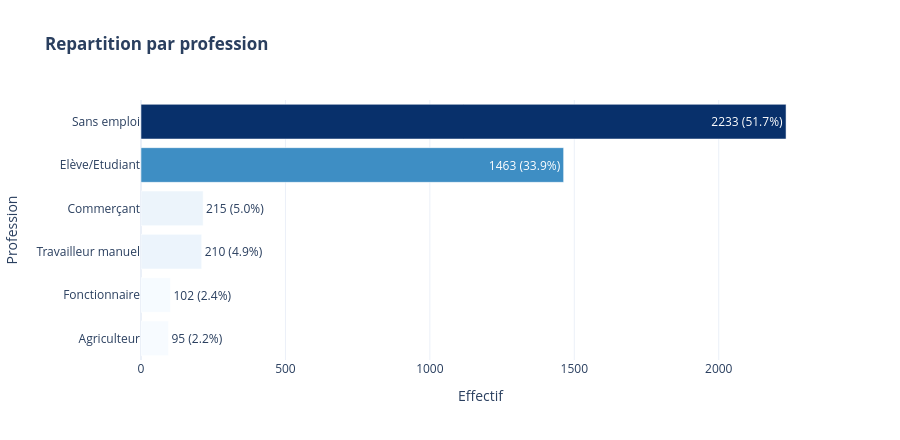
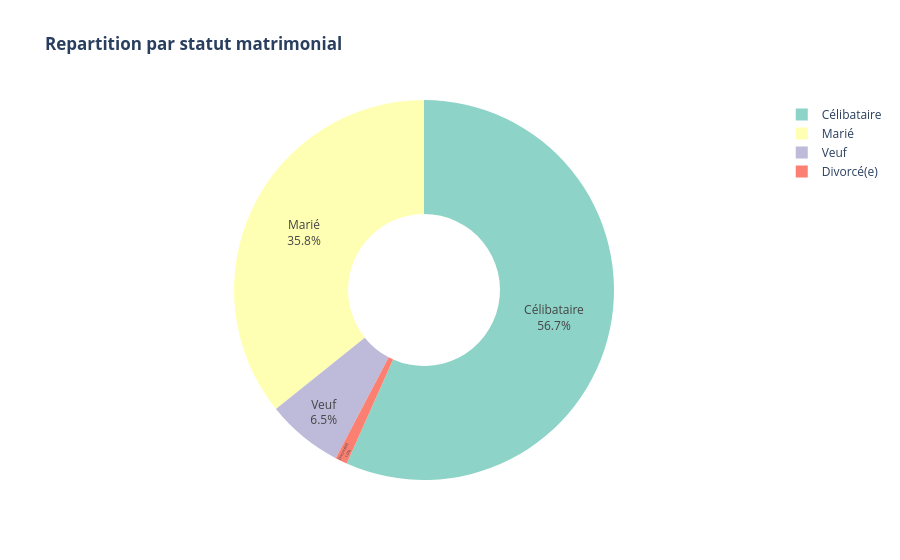

Write notebook code for charts like these, in order.
### Code cell
# -- Plot 3.4 : Profession & Statut matrimonial --
total = len(df)

prof_cnt = df['Profession'].value_counts().reset_index()
prof_cnt.columns = ['Profession','Effectif']
prof_cnt['Pct'] = (prof_cnt['Effectif']/total*100).round(1)
prof_cnt['label'] = prof_cnt['Effectif'].astype(str) + ' (' + prof_cnt['Pct'].astype(str) + '%)'

fig_prof = px.bar(
    prof_cnt, x='Effectif', y='Profession', orientation='h',
    text='label', title='<b>Repartition par profession</b>',
    color='Effectif', color_continuous_scale='Blues',
    template='plotly_white', height=440
)
fig_prof.update_traces(textposition='auto', textangle=0)
fig_prof.update_layout(yaxis={'categoryorder':'total ascending'}, coloraxis_showscale=False)
fig_prof.show()

# Statut matrimonial
statut_cnt = df['Statut_matrimonial'].value_counts().reset_index()
statut_cnt.columns = ['Statut','Effectif']
statut_cnt['Pct'] = (statut_cnt['Effectif']/total*100).round(1)
fig_statut = px.pie(
    statut_cnt, names='Statut', values='Effectif',
    hole=0.4, title='<b>Repartition par statut matrimonial</b>',
    color_discrete_sequence=px.colors.qualitative.Set3,
    template='plotly_white'
)
fig_statut.update_traces(textposition='inside', texttemplate='%{label}<br>%{percent:.1%}')
fig_statut.show()

### Figure 1 — Plotly figure (JSON) as saved in the notebook; plotly's stock layout.template omitted (floating-point values rounded to 4 significant figures)
{"data": [{"hovertemplate": "Effectif=%{marker.color}<br>Profession=%{y}<br>label=%{text}<extra></extra>", "legendgroup": "", "marker": {"color": [2233, 1463, 215, 210, 102, 95], "coloraxis": "coloraxis", "pattern": {"shape": ""}}, "name": "", "orientation": "h", "showlegend": false, "text": ["2233 (51.7%)", "1463 (33.9%)", "215 (5.0%)", "210 (4.9%)", "102 (2.4%)", "95 (2.2%)"], "textangle": 0, "textposition": "auto", "type": "bar", "x": [2233, 1463, 215, 210, 102, 95], "xaxis": "x", "y": ["Sans emploi", "Elève/Etudiant", "Commerçant", "Travailleur manuel", "Fonctionnaire", "Agriculteur"], "yaxis": "y"}], "layout": {"barmode": "relative", "coloraxis": {"colorbar": {"title": {"text": "Effectif"}}, "colorscale": [[0, "rgb(247,251,255)"], [0.125, "rgb(222,235,247)"], [0.25, "rgb(198,219,239)"], [0.375, "rgb(158,202,225)"], [0.5, "rgb(107,174,214)"], [0.625, "rgb(66,146,198)"], [0.75, "rgb(33,113,181)"], [0.875, "rgb(8,81,156)"], [1, "rgb(8,48,107)"]], "showscale": false}, "height": 440, "legend": {"tracegroupgap": 0}, "title": {"text": "<b>Repartition par profession</b>"}, "xaxis": {"anchor": "y", "domain": [0, 1], "title": {"text": "Effectif"}}, "yaxis": {"anchor": "x", "categoryorder": "total ascending", "domain": [0, 1], "title": {"text": "Profession"}}}}

### Figure 2 — Plotly figure (JSON) as saved in the notebook; plotly's stock layout.template omitted (floating-point values rounded to 4 significant figures)
{"data": [{"domain": {"x": [0, 1], "y": [0, 1]}, "hole": 0.4, "hovertemplate": "Statut=%{label}<br>Effectif=%{value}<extra></extra>", "labels": ["Célibataire", "Marié", "Veuf", "Divorcé(e)"], "legendgroup": "", "name": "", "showlegend": true, "textposition": "inside", "texttemplate": "%{label}<br>%{percent:.1%}", "type": "pie", "values": [2447, 1545, 282, 44]}], "layout": {"legend": {"tracegroupgap": 0}, "piecolorway": ["rgb(141,211,199)", "rgb(255,255,179)", "rgb(190,186,218)", "rgb(251,128,114)", "rgb(128,177,211)", "rgb(253,180,98)", "rgb(179,222,105)", "rgb(252,205,229)", "rgb(217,217,217)", "rgb(188,128,189)", "rgb(204,235,197)", "rgb(255,237,111)"], "title": {"text": "<b>Repartition par statut matrimonial</b>"}}}
